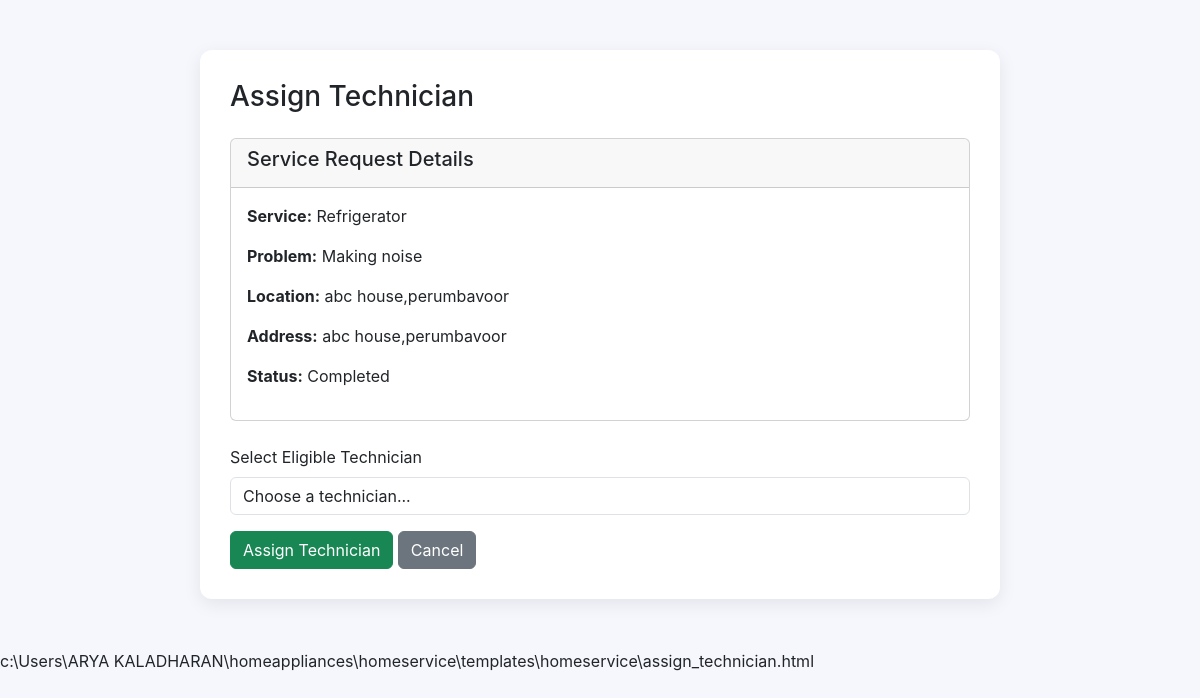
/assign_technician/9/ (signed in), run on the app's committed database.
### homeservice/models.py (models this page shows)
class ServiceRequest(models.Model):
    STATUS_CHOICES = [
        ('pending', 'Pending'),
        ('open', 'Open for Technicians'),
        ('assigned', 'Assigned'),
        ('rescheduled', 'Rescheduled'),
        ('accepted', 'Accepted by User'),
        ('reschedule_rejected', 'Reschedule Rejected'),
        ('completed', 'Completed'),
    ]
    user = models.ForeignKey(User, on_delete=models.CASCADE, related_name='requests')
    technician = models.ForeignKey(
        User,
        on_delete=models.SET_NULL,
        null=True,
        blank=True,
        related_name='assigned_jobs'
    )
    service_type = models.CharField(max_length=100)
    problem_description = models.TextField()
    address = models.TextField()
    location = models.CharField(max_length=100, default='')  # Service area for technician matching
    preferred_date = models.DateField(null=True, blank=True)
    preferred_time = models.TimeField(null=True, blank=True)
    suggested_date = models.DateField(null=True, blank=True)
    suggested_time = models.TimeField(null=True, blank=True)
    status = models.CharField(
        max_length=20,
        choices=STATUS_CHOICES,
        default='pending'
    )
    created_at = models.DateTimeField(auto_now_add=True)
    completed_at = models.DateTimeField(null=True, blank=True)
    class Meta:
        pass
    service_amount = models.DecimalField(
        max_digits=8,
        decimal_places=2,
        null=True,
        blank=True
    )
    invoice_number = models.CharField(
        max_length=50,
        null=True,
        blank=True
    )
    invoice_generated = models.BooleanField(default=False)
    rating = models.IntegerField(
        null=True,
        blank=True,
        choices=[(1, '1 Star'), (2, '2 Stars'), (3, '3 Stars'), (4, '4 Stars'), (5, '5 Stars')]
    )
    review = models.TextField(null=True, blank=True)

### homeservice/views.py (the view, shortened to what this page needs)
# urls.py: path("assign_technician/<int:request_id>/", views.assign_technician, name="assign_technician"),
@login_required
@csrf_protect
def assign_technician(request, request_id):
    if not request.user.is_superuser:
        return redirect("admindashboard")
    service_request = get_object_or_404(ServiceRequest, id=request_id)
    from .utils import get_eligible_technicians_for_request
    eligible_technicians = get_eligible_technicians_for_request(service_request.location)
    context = {
        'service_request': service_request,
        'eligible_technicians': eligible_technicians,
    }
    return render(request, "homeservice/assign_technician.html", context)

### homeservice/utils.py (called while the page is built)
def get_eligible_technicians_for_request(request_address):
    user_address = request_address.lower()
    technicians = Technician.objects.filter(is_active=True, is_approved=True)
    matched = []
    for tech in technicians:
        areas = tech.service_locations.lower().split(",")
        for area in areas:
            area = area.strip()
            if area in user_address:
                matched.append(tech)
                break
    return matched

### homeservice/templates/homeservice/assign_technician.html (shortened to what this page needs)
<!DOCTYPE html>
<html lang="en">
<head>
    <link href="https://cdn.jsdelivr.net/npm/bootstrap@5.3.2/dist/css/bootstrap.min.css" rel="stylesheet">
</head>
<body>
<div class="container">
    <h3 class="mb-4">Assign Technician</h3>
    <div class="card mb-4">
        <div class="card-header">
            <h5>Service Request Details</h5>
        </div>
        <div class="card-body">
            <p><strong>Service:</strong> {{ service_request.service_type }}</p>
            <p><strong>Problem:</strong> {{ service_request.problem_description }}</p>
            <p><strong>Location:</strong> {{ service_request.location }}</p>
            <p><strong>Address:</strong> {{ service_request.address }}</p>
            <p><strong>Status:</strong> {{ service_request.get_status_display }}</p>
        </div>
    </div>
    {% if eligible_technicians %}
    <form method="POST">
        <div class="mb-3">
            <label class="form-label">Select Eligible Technician</label>
            <select name="technician_id" class="form-control" required>
                <option value="">Choose a technician...</option>
            </select>
        </div>
        <button type="submit" class="btn btn-success">Assign Technician</button>
        <a href="{% url 'admindashboard' %}" class="btn btn-secondary">Cancel</a>
    </form>
    {% else %}
    <div class="alert alert-warning">
        No eligible technicians found for this location.
    </div>
    {% endif %}
</div>
</body>
</html></content>
<parameter name="filePath">c:\Users\ARYA KALADHARAN\homeappliances\homeservice\templates\homeservice\assign_technician.html

### homeservice/templates/homeservice/assign_technician.html (style rules this page uses)
body { background:#f5f7fc; font-family:'Inter', sans-serif; }
.container { max-width:800px; margin:50px auto; background:white; padding:30px; border-radius:12px; box-shadow:0 5px 18px rgba(0,0,0,0.08); }

### data on the page
ServiceRequest: service_type "Refrigerator", problem_description "Making noise", location "abc house,perumbavoor", address "abc house,perumbavoor", status "Completed"
